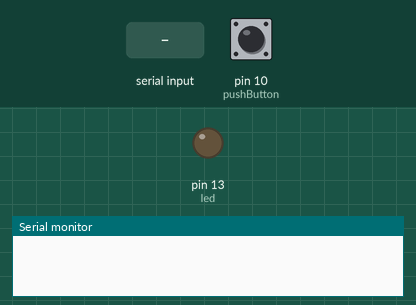
The sketch below on a simulated Arduino Uno, built with avr-gcc and run on an emulated ATmega328P. On the bench: output pins drawn as LEDs (lit = HIGH), the last lines printed to the serial monitor. The test bench sets the inputs (shaded band); at power-on: pin 10 (pushButton) LOW.

Above: at 2.2 s.
2.3 s: "L" received over Serial
At 4.3 s:
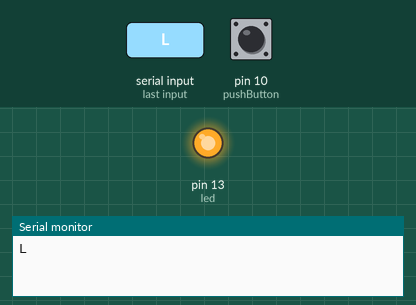
7.6 s: "D" received over Serial
At 9.4 s:
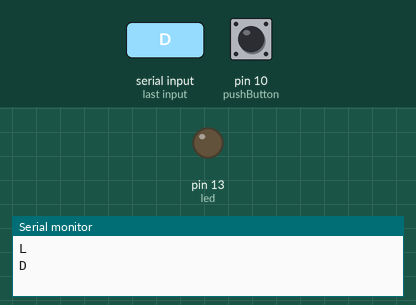
Timing chart, 0 to 10.9 s (numbered marks = the images above; inputs shaded):
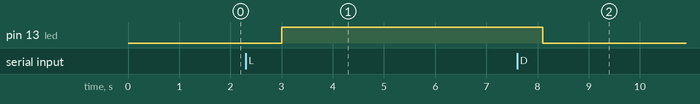

The sketch:

Bluetooth.ino
```cpp
// Carrega a biblioteca SoftwareSerial
#include <SoftwareSerial.h>

int pushButton = 10; // pino que lerá o estado do botão
int led = 13;
int stateOfButton = 0;
int LastState = LOW;
char buf;

void setup(){
  Serial.begin(9600);
  pinMode(pushButton, INPUT);
  pinMode(led, OUTPUT);
  delay(1000);
}

void loop(){
  if (LastState != digitalRead(pushButton)){
    if (digitalRead(pushButton) == HIGH){
      Serial.println("Estado da chave = Ligado");
      LastState = HIGH;
    }else{
      Serial.println("Estado da chave = Desligado");
      LastState = LOW;
    }
  }
  verificaComandoCelular();
  delay(1000);
}

void verificaComandoCelular(){
  int watchDogCounter = 0;
  while(Serial.available() > 0){
    buf = Serial.read();

    // Caracter L para ligar o led
    Serial.println(buf);
    if (buf == 'L')
      digitalWrite(13, HIGH);

    // Caracter D para desligar o led
    if (buf == 'D')
      digitalWrite(13, LOW);

    // Se ficar mais de 5 segundos no loop, sai automaticamente
    delay(100);
    watchDogCounter++;
    if (watchDogCounter > 50)
      break;
  }
}
```

Measured:
- after the input at 2.3 s, pin 13 (led): LOW → HIGH after 0.70 s
- after the input at 7.6 s, pin 13 (led): HIGH → LOW after 0.50 s
